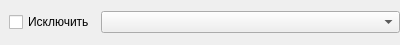
<?xml version="1.0" encoding="UTF-8"?>
<ui version="4.0">
 <class>Form</class>
 <widget class="QWidget" name="Form">
  <property name="geometry">
   <rect>
    <x>0</x>
    <y>0</y>
    <width>400</width>
    <height>45</height>
   </rect>
  </property>
  <property name="windowTitle">
   <string>Form</string>
  </property>
  <layout class="QGridLayout" name="gridLayout">
   <property name="leftMargin">
    <number>9</number>
   </property>
   <property name="topMargin">
    <number>0</number>
   </property>
   <property name="rightMargin">
    <number>0</number>
   </property>
   <property name="bottomMargin">
    <number>0</number>
   </property>
   <property name="horizontalSpacing">
    <number>6</number>
   </property>
   <item row="0" column="0">
    <layout class="QHBoxLayout" name="horizontalLayout">
     <property name="spacing">
      <number>6</number>
     </property>
     <item>
      <widget class="QCheckBox" name="chkWithout">
       <property name="sizePolicy">
        <sizepolicy hsizetype="Minimum" vsizetype="Fixed">
         <horstretch>0</horstretch>
         <verstretch>0</verstretch>
        </sizepolicy>
       </property>
       <property name="text">
        <string>Исключить</string>
       </property>
      </widget>
     </item>
     <item>
      <widget class="CInsurerComboBox" name="cmbInsurer">
       <property name="sizePolicy">
        <sizepolicy hsizetype="Expanding" vsizetype="Fixed">
         <horstretch>0</horstretch>
         <verstretch>0</verstretch>
        </sizepolicy>
       </property>
      </widget>
     </item>
    </layout>
   </item>
  </layout>
 </widget>
 <customwidgets>
  <customwidget>
   <class>CInsurerComboBox</class>
   <extends>QComboBox</extends>
   <header>Orgs/OrgComboBox.h</header>
  </customwidget>
 </customwidgets>
 <resources/>
 <connections/>
</ui>
